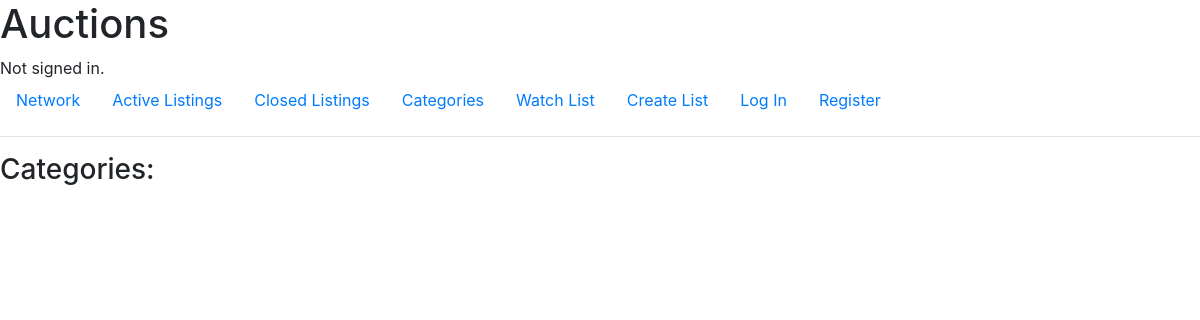
Page /categories on the earlier database version.
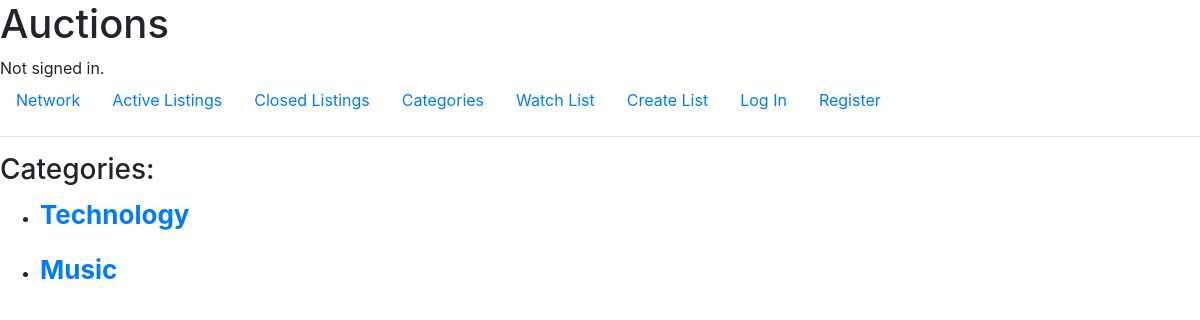
Same page on the later database version.
### network/models.py (models this page shows)
class Category(models.Model):
    name = models.CharField(max_length=64)

### network/views.py (the view)
# urls.py: path('categories', views.categories, name='categories'),
def categories(request):
    cats = Category.objects.all()
    return render(request, "network/categories.html", {
        'categories': cats
    })

### network/templates/network/categories.html (shortened to what this page needs)
{% extends "network/auctionsLayout.html" %}
{% block body %}
<h3>Categories:</h3>
{% for category in categories %}
    <ul>
        <li>
    <div id='ok'>
       <a href='/viewbycategory/{{category.name}}'>{{category.name}}</a>
    </div>
        </li>
    </ul>
{% endfor %}
{% endblock %}

Differences in the rows shown:
added Category: name "Technology"
added Category: name "Music"
